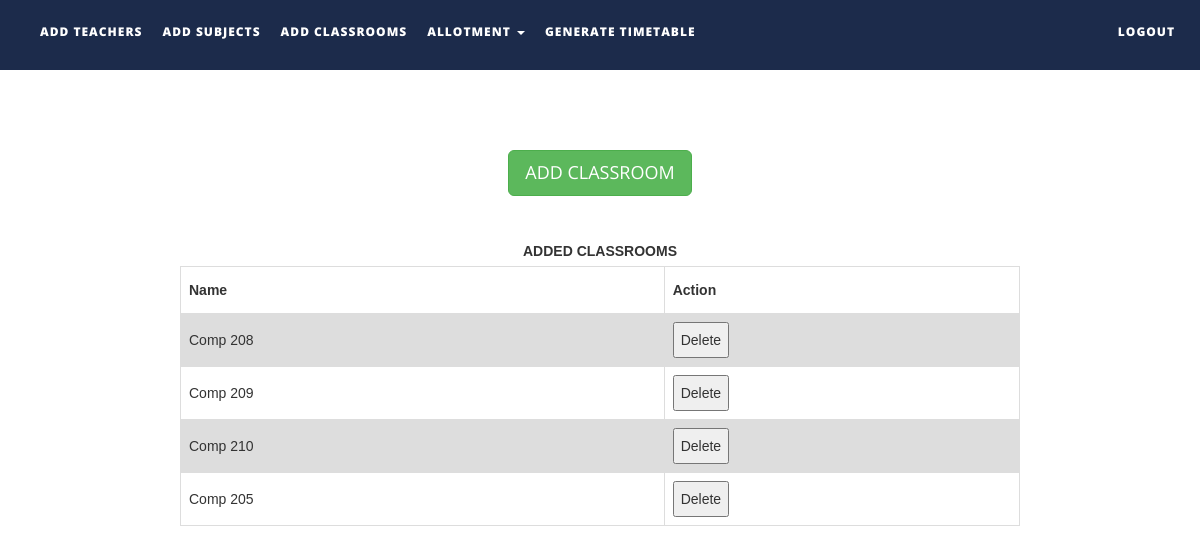
Screenshot of /files/addclassrooms.php with the database file from the repository.
### tables this page shows
CREATE TABLE `classrooms` (
  `name` varchar(30) NOT NULL,
  `status` int(1) NOT NULL
);

### files/addclassrooms.php (the view, shortened to what this page needs)
<!DOCTYPE html>
<html xmlns="http://www.w3.org/1999/xhtml">
<head>
    <link href="assets/css/bootstrap.css" rel="stylesheet"/>
    <link href="assets/css/font-awesome.min.css" rel="stylesheet"/>
    <link href="assets/css/flexslider.css" rel="stylesheet"/>
    <link href="assets/css/style.css" rel="stylesheet"/>
</head>
<body>
<div class="navbar navbar-inverse navbar-fixed-top " id="menu">
    <div class="container">
        <div class="navbar-collapse collapse move-me">
            <ul class="nav navbar-nav navbar-left">
                <li><a href="addteachers.php">ADD TEACHERS</a></li>
                <li><a href="addsubjects.php">ADD SUBJECTS</a></li>
                <li><a href="addclassrooms.php">ADD CLASSROOMS</a></li>
                <li class="dropdown"><a class="dropdown-toggle" data-toggle="dropdown" aria-expanded="false">ALLOTMENT
                        <span class="caret"></span></a>
                </li>
                <li><a href="generatetimetable.php">GENERATE TIMETABLE</a></li>
            </ul>
            <ul class="nav navbar-nav navbar-right">
                <li><a href="index.php">LOGOUT</a></li>
            </ul>
        </div>
    </div>
</div>
<br>
<div align="center"
     style="margin-top:10%">
    <button
        id="classroommanual" class="btn btn-success btn-lg">ADD CLASSROOM
    </button>
</div>
<div align="center">
    <br>
    <table id=classroomstable>
        <caption><strong>ADDED CLASSROOMS</strong></caption>
        <tr>
            <th width="100">Name</th>
            <th width="60">Action</th>
        </tr>
        <?php
        $q = mysqli_query(mysqli_connect("localhost", "root", "", "ttms"),
            "SELECT * FROM classrooms ");
        while ($row = mysqli_fetch_assoc($q)) {
            echo "<tr><td>{$row['name']}</td>
                    <td><button>Delete</button></td>
                    </tr>\n";
        }
        ?>
    </table>
</div>
</body>
</html>

### files/assets/css/style.css (style rules this page uses)
#menu { background-color: rgba(28, 43, 75, 1); color: #fff; font-size: 12px; font-weight: 900; letter-spacing: 1px; min-height: 70px; }
.navbar-inverse { border-color: transparent; }
.navbar-inverse .navbar-nav > li > a, .navbar-inverse .navbar-nav > li > a:hover { color: #FFF; padding: 22px 10px; }

### files/addclassrooms.php (style rules this page uses)
table { margin-top: 10px; font-family: arial, sans-serif; border-collapse: collapse; width: 70%; }
td, th { border: 1px solid #dddddd; text-align: left; padding: 8px; }
tr:nth-child(even) { background-color: #dddddd; }

### rows the page displays
classrooms: name "Comp 208"
classrooms: name "Comp 209"
classrooms: name "Comp 210"
classrooms: name "Comp 205"
